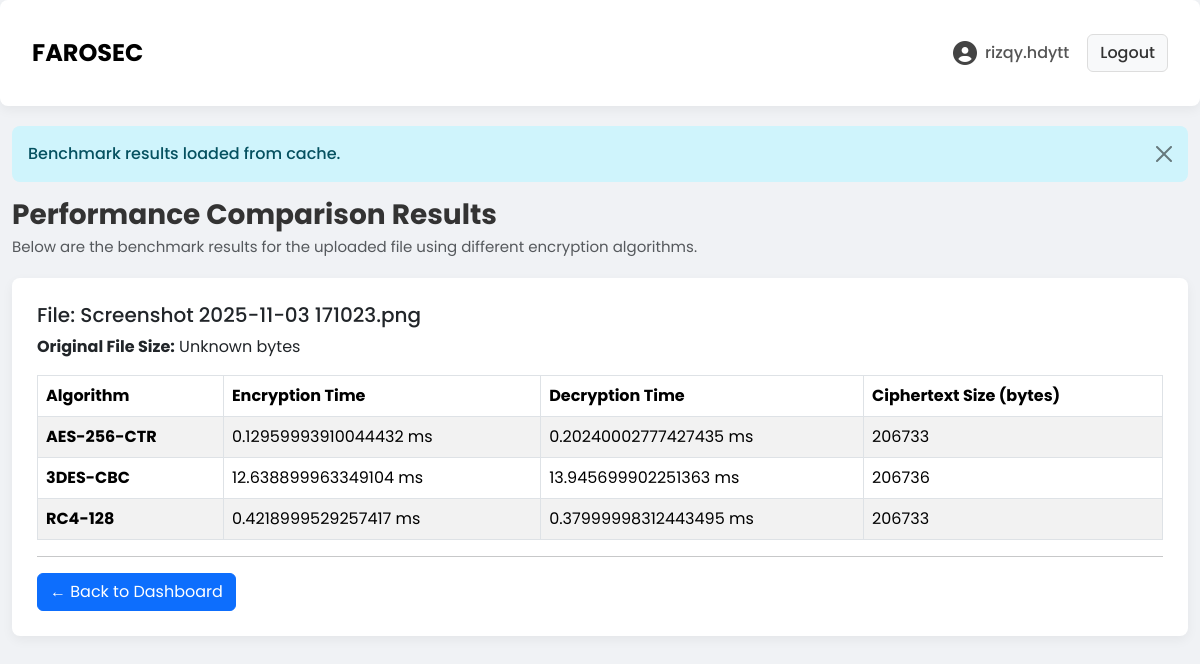
Page /benchmark_file/4 (signed in) on the committed database.
### app.py (models this page shows)
class User(db.Model, UserMixin):
    id = db.Column(db.Integer, primary_key=True)
    username = db.Column(db.String(20), unique=True, nullable=False)
    password = db.Column(db.String(60), nullable=False)
    image_file = db.Column(db.String(20), nullable=False, default='default.jpg')
    role = db.Column(db.String(20), nullable=False)  # 'organization' or 'consultant'
    public_key = db.Column(db.Text, nullable=False) # RSA Public Key (SQL Storage)

class File(db.Model):
    id = db.Column(db.Integer, primary_key=True)
    filename = db.Column(db.String(100), nullable=False)
    filepath = db.Column(db.String(100), nullable=False)
    owner_id = db.Column(db.Integer, db.ForeignKey('user.id'), nullable=False)
    encrypted_aes_key = db.Column(db.Text, nullable=False)

class BenchmarkResult(db.Model):
    id = db.Column(db.Integer, primary_key=True)
    file_id = db.Column(db.Integer, db.ForeignKey('file.id'), nullable=False)
    algo = db.Column(db.String(50), nullable=False)
    enc_time_ms = db.Column(db.Float, nullable=False)
    dec_time_ms = db.Column(db.Float, nullable=False)
    ciphertext_size = db.Column(db.Integer, nullable=False)
    file = db.relationship('File', backref=db.backref('benchmark_results', lazy=True))

### app.py (the view)
@app.route('/benchmark_file/<int:file_id>', methods=['GET'])
@login_required
def benchmark_file(file_id):
    file_record = File.query.get_or_404(file_id)
    if file_record.owner_id != current_user.id:
        flash('You do not have permission to benchmark this file.', 'danger')
        return redirect(url_for('dashboard'))
    existing_results = file_record.benchmark_results
    if existing_results:
        flash('Benchmark results loaded from cache.', 'info')
        try:
            filesize = os.path.getsize(file_record.filepath)
        except:
            filesize = "Unknown"
        return render_template(
            'benchmark_result.html',
            results=existing_results,
            filename=file_record.filename,
            filesize=filesize
        )
    return render_template('benchmark_auth.html', file_id=file_id, filename=file_record.filename)

### app.py (called while the page is built)
@login_manager.user_loader
def load_user(user_id):
    return User.query.get(int(user_id))

### templates/benchmark_result.html
{% extends "layout.html" %}
{% block content %}
<div class="file-section">
    <h3>Performance Comparison Results</h3>
    <p class="description text-muted">Below are the benchmark results for the uploaded file using different encryption algorithms.</p>
    <div class="card">
        <div class="card-body">
            <h5 class="card-title">File: {{ filename }}</h5>
            <p class="card-text">
                <strong>Original File Size:</strong> {{ filesize }} bytes
            </p>
            <table class="table table-bordered table-striped">
                <thead class="thead-dark">
                    <tr>
                        <th>Algorithm</th>
                        <th>Encryption Time</th>
                        <th>Decryption Time</th>
                        <th>Ciphertext Size (bytes)</th>
                    </tr>
                </thead>
                <tbody>
                    {% for res in results %}
                    <tr>
                        <td><strong>{{ res.algo }}</strong></td>
                        <td>{{ res.enc_time_ms }} ms</td>
                        <td>{{ res.dec_time_ms }} ms</td>
                        <td>{{ res.ciphertext_size }}</td>
                    </tr>
                    {% endfor %}
                </tbody>
            </table>
            <hr>
            <a href="{{ url_for('dashboard') }}" class="btn btn-primary">
                &larr; Back to Dashboard
            </a>
        </div>
    </div>
</div>
{% endblock %}

### templates/layout.html (shortened to what this page needs)
<!DOCTYPE html>
<html lang="en">
<head>
    <link href="https://cdn.jsdelivr.net/npm/bootstrap@5.3.3/dist/css/bootstrap.min.css" rel="stylesheet">
    <link rel="stylesheet" href="https://cdnjs.cloudflare.com/ajax/libs/font-awesome/6.5.1/css/all.min.css">
    <link rel="stylesheet" href="{{ url_for('static', filename='style.css') }}">
</head>
<body>
    <nav class="navbar navbar-expand-lg">
        <div class="container">
            <a class="navbar-brand" href="{{ url_for('dashboard') }}">FAROSEC</a>
            <div class="collapse navbar-collapse" id="navbarNav">
                <ul class="navbar-nav ms-auto align-items-center">
                {% if current_user.is_authenticated %}
                    {% set profile_pic_url = url_for('static', filename='profile_pics/' + current_user.image_file) %}
                    <li class="nav-item">
                        <a class="nav-link username-link" href="{{ url_for('profile') }}">
                            <i class="fa-solid fa-user-circle profile-icon"></i>
                            <span class="username-text">{{ current_user.username }}</span>
                        </a>
                    </li>
                    <li class="nav-item">
                        <a class="nav-link logout-btn" href="{{ url_for('logout') }}">Logout</a>
                    </li>
                {% endif %}
                </ul>
            </div>
        </div>
    </nav>
    <main class="container">
        {% with messages = get_flashed_messages(with_categories=true) %}
            {% if messages %}
                {% for category, message in messages %}
                    <div class="alert alert-{{ category }} alert-dismissible fade show" role="alert">
                        {{ message }}
                        <button type="button" class="btn-close" data-bs-dismiss="alert" aria-label="Close"></button>
                    </div>
                {% endfor %}
            {% endif %}
        {% endwith %}
        {% block content %}{% endblock %}
    </main>
</body>
</html>

### static/style.css (style rules this page uses)
body { background-color: #f0f2f5; font-family: "Poppins", sans-serif; color: #333; }
.container { max-width: 1200px; margin-top: 20px; margin-bottom: 20px; }
.navbar { background-color: #ffffff; border-radius: 8px; box-shadow: 0 4px 12px rgba(0, 0, 0, 0.05); padding: 10px 20px; margin-bottom: 20px; }
.navbar-brand { font-size: 24px; font-weight: 700; }
.navbar-nav .username-link { display: flex; align-items: center; color: #555; font-weight: 500; }
.navbar-nav .profile-icon { font-size: 24px; margin-right: 8px; color: #444; }
.navbar-nav .username-text { font-weight: 500; }
.navbar-nav .logout-btn { background-color: #f8f9fa; border: 1px solid #ddd; color: #333; font-weight: 500; border-radius: 6px; padding: 6px 12px !important; margin-left: 10px; transition: background-color 0.2s ease, color 0.2s ease; }
.alert { border-radius: 8px; font-weight: 500; border: none; }
.card { border: none; border-radius: 8px; box-shadow: 0 4px 12px rgba(0, 0, 0, 0.05); margin-bottom: 1.5rem; overflow: hidden; }
.card .card-body { padding: 25px; }
.file-section { background-color: transparent; box-shadow: none; padding: 0; }
.file-section h3 { font-size: 28px; font-weight: 700; margin-bottom: 4px; }
.file-section p.description { font-size: 15px; color: #666; margin-bottom: 20px; }

### rows in the picture
User: username "rizqy.hdytt"
File: filename "Screenshot 2025-11-03 171023.png"
BenchmarkResult: algo "AES-256-CTR", enc_time_ms "0.12959993910044432", dec_time_ms "0.20240002777427435", ciphertext_size "206733"
BenchmarkResult: algo "3DES-CBC", enc_time_ms "12.638899963349104", dec_time_ms "13.945699902251363", ciphertext_size "206736"
BenchmarkResult: algo "RC4-128", enc_time_ms "0.4218999529257417", dec_time_ms "0.37999998312443495", ciphertext_size "206733"

### other values in the picture
{{ message }} "Benchmark results loaded from cache."
{{ filesize }} "Unknown"
